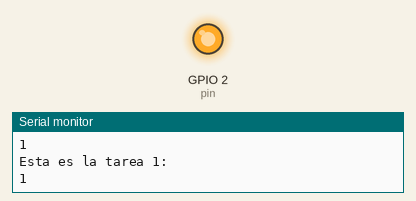
Simulated run of this sketch. Board: ESP32. Shown: output pins drawn as LEDs (lit = HIGH), the last lines printed to the serial monitor.

Above: at 1.0 s.
At 3.0 s:
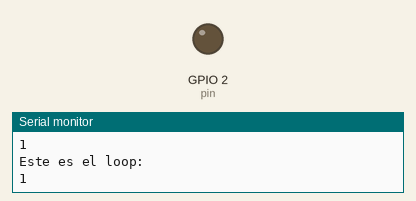
Timing chart, 0 to 5.2 s (numbered marks = the images above):
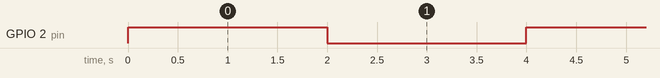

The sketch:

Tareas_Paralelo.ino
```cpp
#define pin 2

TaskHandle_t Task1;
TaskHandle_t Task2;

void setup() {
  // put your setup code here, to run once:
  crearTareas ();
  pinMode (pin,OUTPUT);
  Serial.begin(9600);
}

void loop() {
  // put your main code here, to run repeatedly:
  Serial.println("Este es el loop: ");
  Serial.println(xPortGetCoreID());
  delay(1000);
}

void tareaUno(void * parameter){
  for (;;){
    Serial.println("Esta es la tarea 1: ");
    Serial.println(xPortGetCoreID());
    delay(1500);
  }
}

void tareaDos(void * parameter){
  for (;;){
    digitalWrite (pin,1);
    delay(2000);
    digitalWrite(pin,0);
    delay(2000);
  }
}

void crearTareas (){
  xTaskCreatePinnedToCore (
    tareaUno, //Funcion que implementa la tarea
    "Task1", //Nombre dela tarea
    1000, //Tamaño de bytes en memoria (pila de memoria);
    NULL, //Parametros de entrada de la funcion
    0, //Prioridad de la tarea en el programa
    &Task1, //Puntero en memoria
    1); //Nucle en el que se ejecuta la tarea


    xTaskCreatePinnedToCore (
    tareaDos, //Funcion que implementa la tarea
    "Task2", //Nombre dela tarea
    1000, //Tamaño de bytes en memoria (pila de memoria);
    NULL, //Parametros de entrada de la funcion
    0, //Prioridad de la tarea en el programa
    &Task2, //Puntero en memoria
    1); //Nucle en el que se ejecuta la tarea
}
```

Measured:
- by itself, GPIO 2 (pin): alternates HIGH for 2.0 s and LOW for 2.0 s
